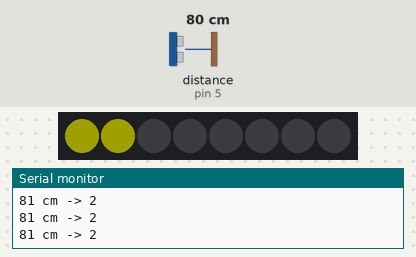
Bench run of a sketch on a simulated Arduino Uno, built with avr-gcc and run on an emulated ATmega328P. Parts: 8 RGB LEDs in strip order, left to right, the last lines printed to the serial monitor. Inputs (shaded band) come from the test bench; at power-on: distance to the obstacle (sensor on pin 5) 80 cm. The echo pulse lasts 58.3 µs per cm; dim RGB values are drawn brighter than linear.

Above: at 1.2 s.
1.3 s: distance to the obstacle (sensor on pin 5) set to 32 cm
At 1.8 s:
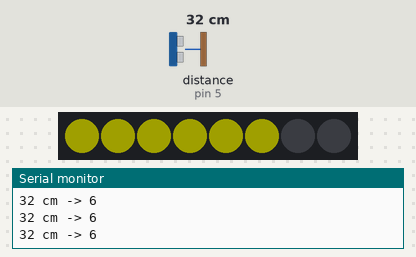
2.8 s: distance to the obstacle (sensor on pin 5) set to 27 cm
At 3.4 s:
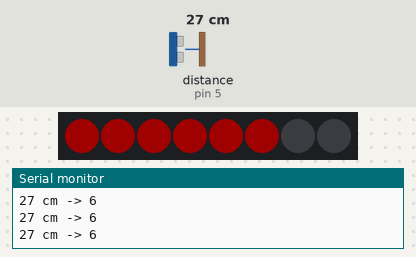
4.3 s: distance to the obstacle (sensor on pin 5) set to 2 cm
At 4.9 s:
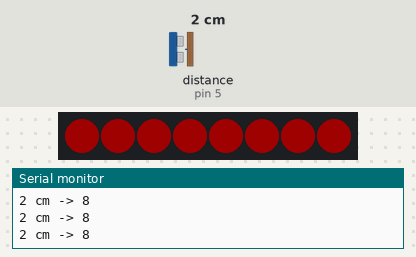
5.8 s: distance to the obstacle (sensor on pin 5) set to 120 cm
At 7.1 s:
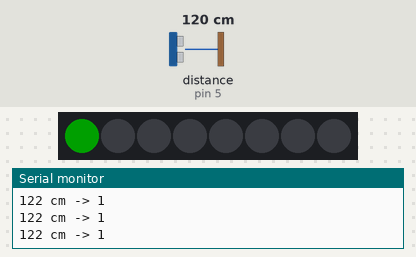
7.4 s: distance to the obstacle (sensor on pin 5) set to 4 cm
At 8.6 s:
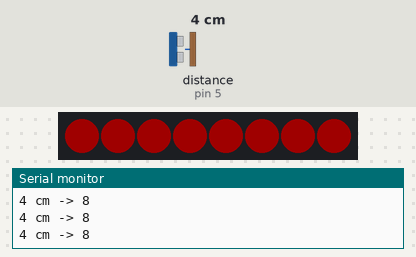
8.9 s: distance to the obstacle (sensor on pin 5) set to 35 cm
At 9.8 s:
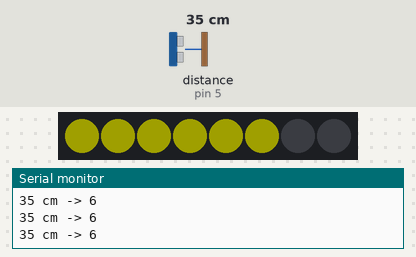
Timing chart, 0 to 11.4 s (numbered marks = the images above; inputs shaded):
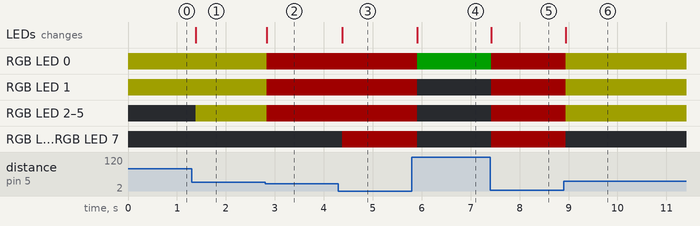

The sketch:

Task3_2d_DistanceBar.ino
```cpp
#include <NewPing.h>
#include <Adafruit_NeoPixel.h>

const int TRIG_PIN = 4;
const int ECHO_PIN = 5;
const int LED_PIN = 14;
const int NUM_LEDS = 8;

NewPing sonar(TRIG_PIN, ECHO_PIN, 400);
Adafruit_NeoPixel strip(NUM_LEDS, LED_PIN, NEO_GRB + NEO_KHZ800);

void setup() {
  Serial.begin(115200);
  strip.begin();
}

void loop() {
  int cm = sonar.ping_cm();
  if (cm == 0) cm = 400;  // no echo = far away

  // Closer = more LEDs: 10 cm -> 8 LEDs, 100 cm -> 1 LED
  int leds = map(constrain(cm, 10, 100), 100, 10, 1, NUM_LEDS);

  // Red when near, yellow in the middle, green when far
  uint32_t colour;
  if (cm < 30)       colour = strip.Color(32, 0, 0);
  else if (cm <= 100) colour = strip.Color(32, 32, 0);
  else               colour = strip.Color(0, 32, 0);

  strip.clear();
  strip.fill(colour, 0, leds);
  strip.show();

  Serial.print(cm);
  Serial.print(" cm -> ");
  Serial.println(leds);

  delay(100);
}
```

Measured:
- the behaviour switches between 30 and 29 cm on distance to the obstacle (sensor on pin 5) (found by bisection; images 1 and 2)
- after the input at 1.3 s, RGB LED 2–5: off → RGB(32, 32, 0) after 0.08 s; the LEDs: change after 0.08 s (image 1)
- after the input at 2.8 s, RGB LED 0–5: RGB(32, 32, 0) → RGB(32, 0, 0) at once; the LEDs: change at once (image 2)
- after the input at 4.3 s, RGB LED 6, RGB LED 7: off → RGB(32, 0, 0) after 0.07 s; the LEDs: change after 0.07 s (image 3)
- after the input at 5.8 s, RGB LED 0: RGB(32, 0, 0) → RGB(0, 32, 0) after 0.11 s; RGB LED 1–7: RGB(32, 0, 0) → off after 0.11 s; the LEDs: change after 0.11 s (image 4)
- after the input at 7.4 s, RGB LED 0: RGB(0, 32, 0) → RGB(32, 0, 0) at once; RGB LED 1–7: off → RGB(32, 0, 0) at once; the LEDs: change at once (image 5)
- after the input at 8.9 s, RGB LED 0–5: RGB(32, 0, 0) → RGB(32, 32, 0) after 0.05 s; RGB LED 6, RGB LED 7: RGB(32, 0, 0) → off after 0.05 s; the LEDs: change after 0.05 s (image 6)
